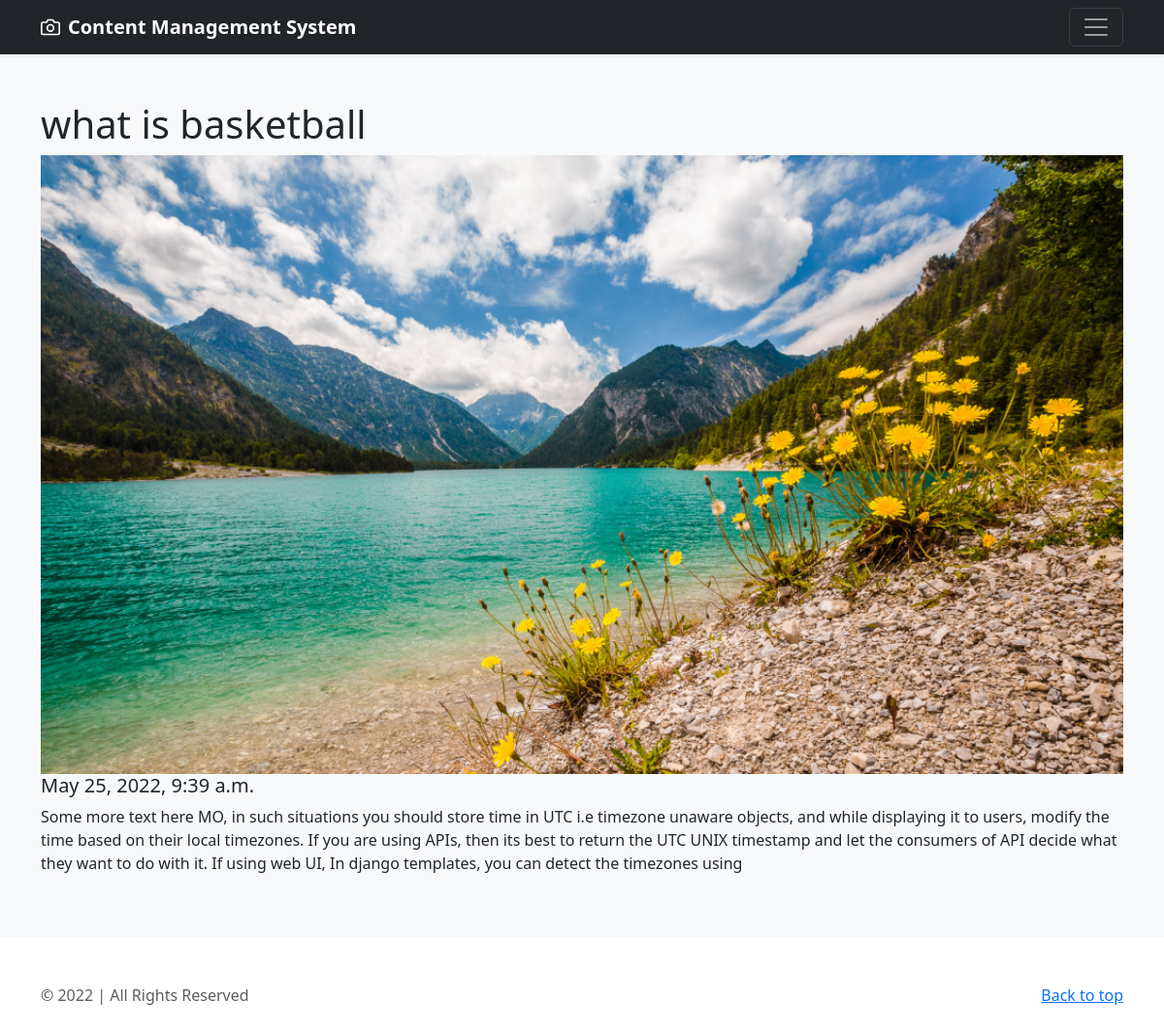
Screenshot of /post/2 with the database file from the repository.
### blog/models.py (models this page shows, shortened)
class Post(models.Model):
    title = models.CharField(max_length=50)
    content = models.TextField()
    published_date = models.DateTimeField(default=timezone.now())
    image = models.ImageField(upload_to="posts/", default="posts/default.png")

### blog/views.py (the view)
# urls.py: path('post/<int:pk>', post, name="post"),
def post(request, pk):
    post = Post.objects.get(pk=pk)
    return render(request, "blog/post.html", {'post': post})

### blog/templates/blog/post.html (shortened to what this page needs)
{% extends 'base.html' %}
{% block content %}
 <div class="album py-5 bg-light">
    <div class="container">
      <div class="row row-cols-1  g-3">
<div class="col">
<h1>{{post.title}}</h1>
              <img src="{{ post.image.url }}" width="100%" >
              <h5>{{ post.published_date }}</h5>
              <p>{{ post.content }}</p>
</div>
      </div>
    </div>
 </div>
{% endblock %}

### rows the page displays
Post: title "what is basketball", image (picture), published_date "May 25, 2022, 9:39 a.m.", content "Some more text here MO, in such situations you should store time in UTC i.e timezone unaware objects, and while displaying it to users, modify the time based on their local timezones. If you are using APIs, then its best to return the UTC UNIX timestamp and let the consumers of API decide what they want to do with it. If using web UI, In django templates, you can detect the timezones using"
